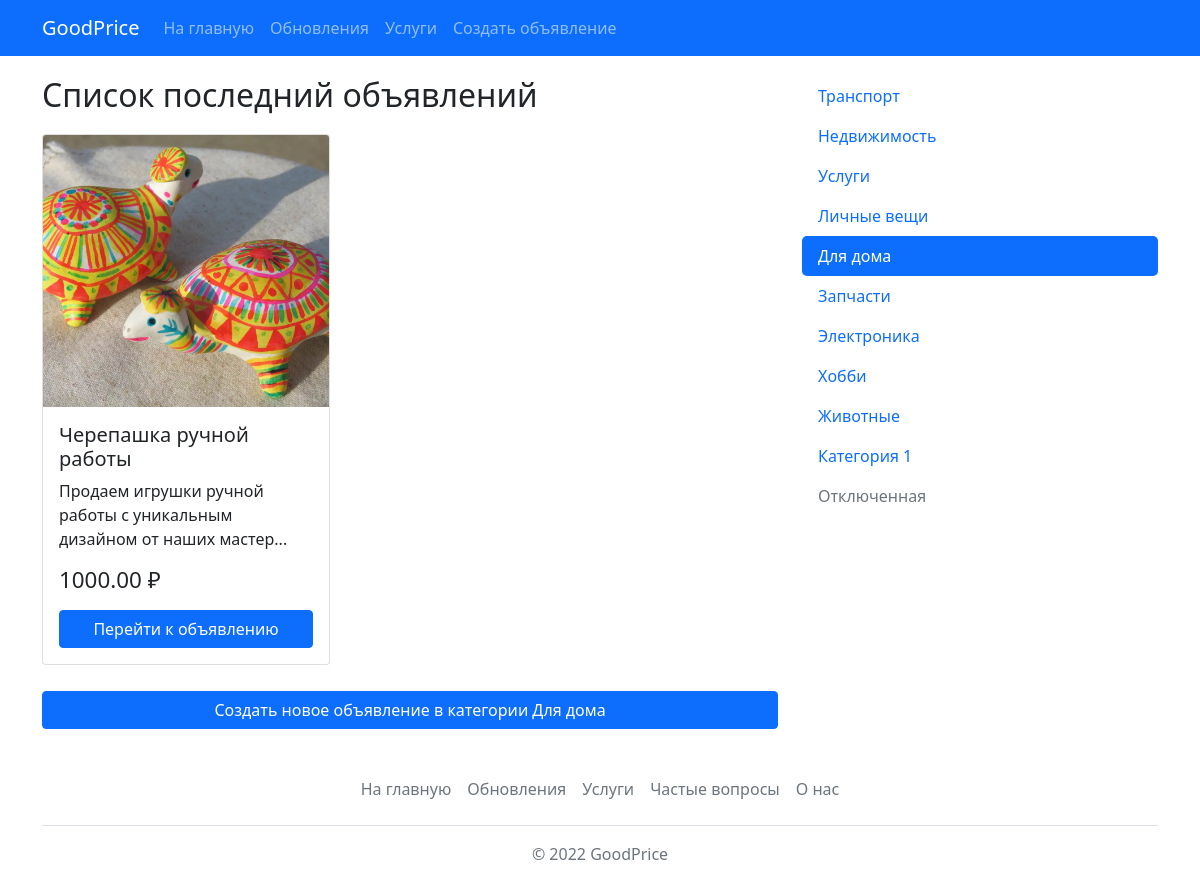
The app's page /category.php?id=5 with its own data.
### tables this page shows
CREATE TABLE `product` (
  `id` int(11) NOT NULL,
  `name` varchar(64) NOT NULL,
  `email` varchar(64) NOT NULL,
  `price` decimal(12,2) NOT NULL,
  `image` varchar(64) NOT NULL,
  `text` text NOT NULL,
  `categoryID` int(11) NOT NULL,
  `timeAdd` datetime NOT NULL
);

CREATE TABLE `categories` (
  `id` int(11) NOT NULL,
  `name` varchar(32) NOT NULL,
  `description` varchar(128) NOT NULL
);

### config.php (called while the page is built, shortened)
<?php
    $getUrl = $_SERVER["REQUEST_URI"];
?>

### category.php (the view, shortened to what this page needs)
<?php
    require_once 'config.php';
    if(isset($_GET['id'])) {
        $categoryId = $_GET['id'];
        $sql = "SELECT * FROM product
                WHERE categoryID = '$categoryId'";
        $productsdb = mysqli_query($dbConnect, $sql) or die(mysqli_error($dbConnect));
        $sql = "SELECT * FROM categories WHERE id = '$categoryId'";
        $query = mysqli_query($dbConnect, $sql) or die(mysqli_error($dbConnect));
        $category = mysqli_fetch_assoc($query);
    } else {
    }
    require_once 'template/header.php';
?>
    <div class="container create">
        <div class="row">
            <div class="col-xl-8">
            <h2 class="col-xl-12">Список последний объявлений</h2>
                <div class="row">
                    <?php if(isset($productsdb)) {
                        foreach($productsdb as $product) {
                            $productName = mb_strimwidth($product['name'], 0, 23, '...');
                            $productText = mb_strimwidth($product['text'], 0, 70, '...');
                            echo "
                            <div class=\"col-xl-4 cardproduct\">
                                <div class=\"card\" style=\"width: 18rem\">
                                    <img src=\"{$product['image']}\" class=\"card-img-top\" alt=\"Купить {$product['name']}\">
                                    <div class=\"card-body\">
                                        <h5 class=\"card-title\">{$productName}</h5>
                                        <p class=\"card-text\">{$productText}</p>
                                        <h6 class=\"price\">{$product['price']} ₽</h6>
                                        <div class=\"d-grid mt-3\">
                                            <a href=\"product.php?id={$product['id']}\" class=\"btn btn-primary\">Перейти к объявлению</a>
                                        </div>
                                    </div>
                                </div>
                            </div>
                            ";
                        }
                    }
                    ?>
                    <div class="col-xl-12 mt-3 d-grid">
                        <a href ="create.php" class="btn btn-primary" type="button">Создать новое объявление в категории <?=$category['name']?></a>
                    </div>
                </div>
            </div>
            <div class="col-xl-4">
                <?php require_once 'template/sidebar.php' ?>
            </div>
        </div>
    </div>
<?php require_once 'template/footer.php' ?>

### template/sidebar.php
<?php
    $sql = "SELECT * FROM categories";
    $query = mysqli_query($dbConnect, $sql) or die(mysqli_error($dbConnect));
?>
                <ul class="nav flex-column">
                    <?php
                        foreach($query as $category) {
                            if($getUrl == '/category.php?id='.$category['id']){
                                $activeSidebar = 'active';
                            } else{
                                $activeSidebar = '';
                            }
                            echo "
                            <li class=\"nav-item\">
                                <a class=\"nav-link $activeSidebar\" href=\"category.php?id={$category['id']}\">{$category['name']}</a>
                            </li>".PHP_EOL;
                        }
                    ?>
                    <li class="nav-item">
                        <a class="nav-link" href="#">Категория 1</a>
                    </li>
                    <li class="nav-item">
                        <a class="nav-link disabled">Отключенная</a>
                    </li>
                </ul>

### style/style.css (style rules this page uses)
.create { margin-top: 20px; }
.create h2 { margin-bottom: 20px; }
.cardproduct { margin-bottom: 10px; }
.price { font-size: 1.4em; }
.nav-item .active { background-color: #0d6efd; border-radius: 5px; color: #fff; }
.card img { height: 17em; object-fit: cover; }

### records on screen
product: image (picture), name "Черепашка ручной работы", text "Продаем игрушки ручной работы с уникальным дизайном от наших мастер...", price "1000.00"
categories: name "Для дома"
categories: name "Транспорт"
categories: name "Недвижимость"
categories: name "Услуги"
categories: name "Личные вещи"
categories: name "Запчасти"
categories: name "Электроника"
categories: name "Хобби"
categories: name "Животные"
